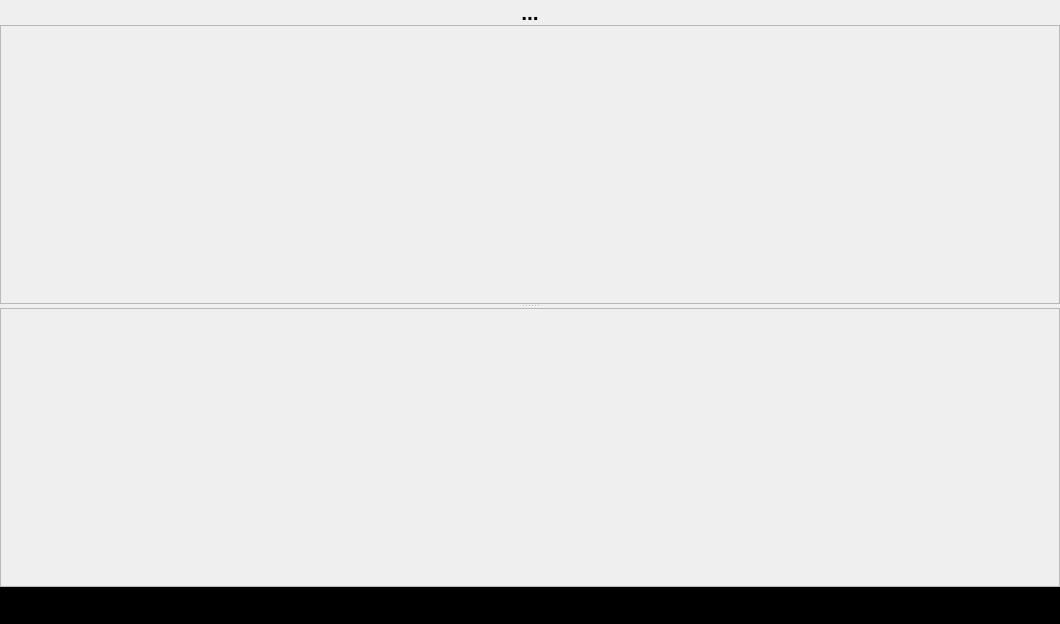
<?xml version="1.0" encoding="UTF-8"?>
<ui version="4.0">
 <class>Graphics</class>
 <widget class="QWidget" name="Graphics">
  <property name="geometry">
   <rect>
    <x>0</x>
    <y>0</y>
    <width>1060</width>
    <height>624</height>
   </rect>
  </property>
  <property name="windowTitle">
   <string>Graphics</string>
  </property>
  <layout class="QVBoxLayout" name="verticalLayout">
   <property name="spacing">
    <number>0</number>
   </property>
   <property name="leftMargin">
    <number>0</number>
   </property>
   <property name="topMargin">
    <number>0</number>
   </property>
   <property name="rightMargin">
    <number>0</number>
   </property>
   <property name="bottomMargin">
    <number>0</number>
   </property>
   <item>
    <layout class="QHBoxLayout" name="hLayTop">
     <property name="bottomMargin">
      <number>0</number>
     </property>
    </layout>
   </item>
   <item>
    <layout class="QHBoxLayout" name="horizontalLayout">
     <property name="bottomMargin">
      <number>0</number>
     </property>
     <item>
      <widget class="QLabel" name="labelDesc">
       <property name="font">
        <font>
         <family>Tahoma</family>
         <pointsize>16</pointsize>
         <weight>75</weight>
         <bold>true</bold>
        </font>
       </property>
       <property name="text">
        <string>...</string>
       </property>
       <property name="alignment">
        <set>Qt::AlignCenter</set>
       </property>
      </widget>
     </item>
    </layout>
   </item>
   <item>
    <widget class="QStackedWidget" name="stackedWidget">
     <widget class="QWidget" name="pageMain">
      <layout class="QVBoxLayout" name="verticalLayout_2">
       <property name="leftMargin">
        <number>0</number>
       </property>
       <property name="topMargin">
        <number>0</number>
       </property>
       <property name="rightMargin">
        <number>0</number>
       </property>
       <property name="bottomMargin">
        <number>0</number>
       </property>
       <item>
        <widget class="QSplitter" name="splitter">
         <property name="orientation">
          <enum>Qt::Vertical</enum>
         </property>
         <widget class="QFrame" name="frameMisc">
          <property name="frameShape">
           <enum>QFrame::StyledPanel</enum>
          </property>
          <property name="frameShadow">
           <enum>QFrame::Raised</enum>
          </property>
          <layout class="QHBoxLayout" name="hLayDesc">
           <property name="leftMargin">
            <number>0</number>
           </property>
           <property name="topMargin">
            <number>0</number>
           </property>
           <property name="rightMargin">
            <number>0</number>
           </property>
           <property name="bottomMargin">
            <number>0</number>
           </property>
          </layout>
         </widget>
         <widget class="QFrame" name="frameHourly">
          <property name="frameShape">
           <enum>QFrame::StyledPanel</enum>
          </property>
          <property name="frameShadow">
           <enum>QFrame::Raised</enum>
          </property>
          <layout class="QHBoxLayout" name="hLayHourly">
           <property name="leftMargin">
            <number>0</number>
           </property>
           <property name="topMargin">
            <number>0</number>
           </property>
           <property name="rightMargin">
            <number>0</number>
           </property>
           <property name="bottomMargin">
            <number>0</number>
           </property>
          </layout>
         </widget>
        </widget>
       </item>
      </layout>
     </widget>
     <widget class="QWidget" name="pageJust"/>
    </widget>
   </item>
   <item>
    <layout class="QHBoxLayout" name="hLayBottom">
     <property name="bottomMargin">
      <number>0</number>
     </property>
     <item>
      <widget class="QLabel" name="labelErrors">
       <property name="font">
        <font>
         <family>Arial Black</family>
         <pointsize>20</pointsize>
         <weight>75</weight>
         <bold>true</bold>
        </font>
       </property>
       <property name="styleSheet">
        <string notr="true">background-color: rgb(0, 0, 0);padding-right: 20px;</string>
       </property>
       <property name="text">
        <string>...</string>
       </property>
       <property name="alignment">
        <set>Qt::AlignCenter</set>
       </property>
      </widget>
     </item>
    </layout>
   </item>
  </layout>
 </widget>
 <resources/>
 <connections/>
</ui>
